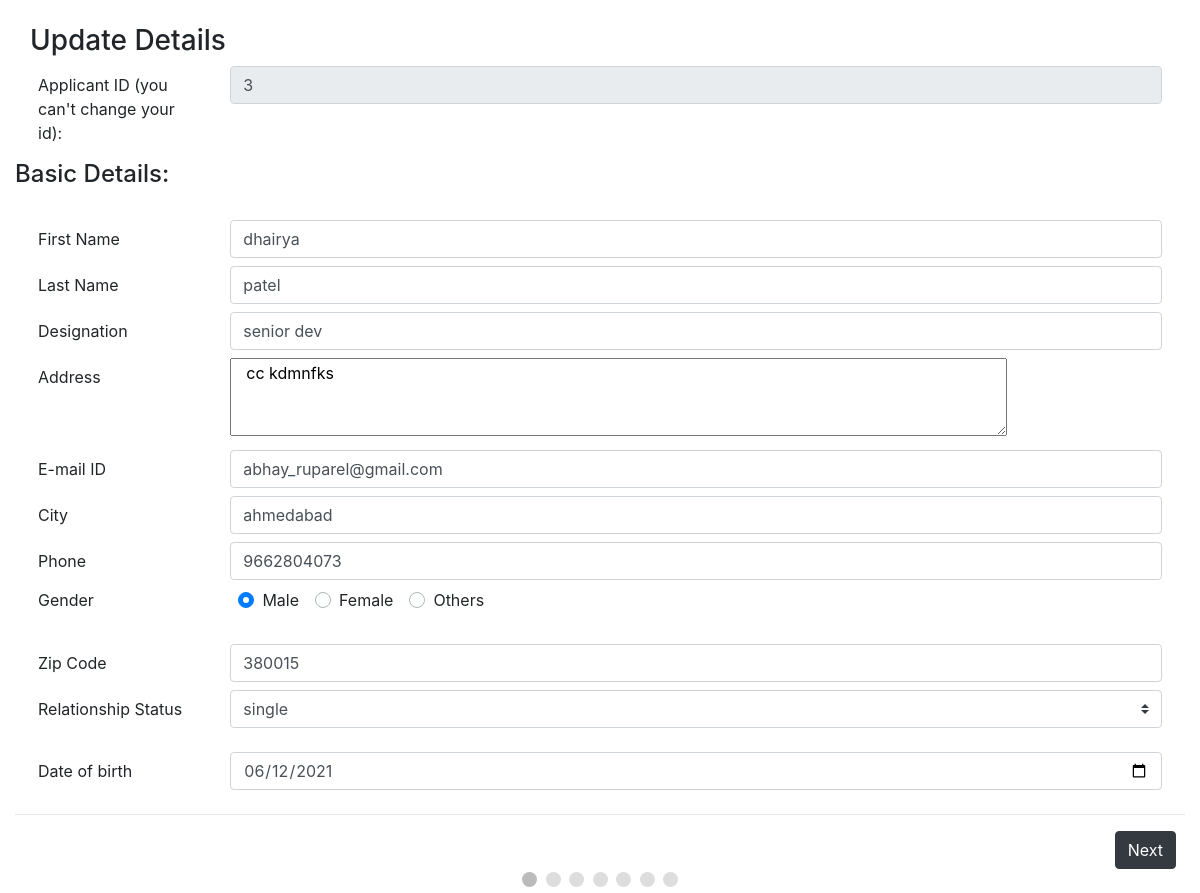
Screenshot of /editApplication/3 with the database file from the repository.
### jobform/models.py (models this page shows)
class JobApplication(models.Model):
    fname = models.CharField(max_length=200, blank=True)
    lname = models.CharField(max_length=200, blank=True)
    designation = models.CharField(max_length=200, blank=True)
    address = models.CharField(max_length=200, blank=True)
    mail = models.EmailField(max_length=254)
    city = models.CharField(max_length=200, blank=True)
    phone = models.CharField(max_length=200, blank=True)
    gender = models.CharField(max_length=200, blank=True)
    zip = models.CharField(max_length=200, blank=True)
    relation_status = models.CharField(max_length=200, blank=True)
    dob = models.CharField(max_length=200, null=True)
    ssc_board_name = models.CharField(max_length=200, blank=True)
    ssc_year = models.CharField(max_length=200, blank=True)
    ssc_score = models.CharField(max_length=200, blank=True)
    hsc_dip_board_name = models.CharField(max_length=200, blank=True)
    hsc_dip_year = models.CharField(max_length=200, blank=True)
    hsc_dip_score = models.CharField(max_length=200, blank=True)
    bachelor_course_name = models.CharField(max_length=200, blank=True)
    bachelor_uni_name = models.CharField(max_length=200, blank=True)
    bachelor_year = models.CharField(max_length=200, blank=True)
    bachelor_score = models.CharField(max_length=200, blank=True)
    master_course_name = models.CharField(max_length=200, blank=True)
    master_uni_name = models.CharField(max_length=200, blank=True)
    master_year = models.CharField(max_length=200, blank=True)
    master_score = models.CharField(max_length=200, blank=True)
    workexp_company1_name = models.CharField(max_length=200, blank=True)
    workexp_company1_designation = models.CharField(max_length=200, blank=True)
    workexp_company1_start_date = models.CharField(max_length=200, blank=True)
    workexp_company1_end_date = models.CharField(max_length=200, blank=True)
    workexp_company2_name = models.CharField(max_length=200, blank=True)
    workexp_company2_designation = models.CharField(max_length=200, blank=True)
    workexp_company2_start_date = models.CharField(max_length=200, blank=True)
    workexp_company2_end_date = models.CharField(max_length=200, blank=True)
    workexp_company3_name = models.CharField(max_length=200, blank=True)
    workexp_company3_designation = models.CharField(max_length=200, blank=True)
    workexp_company3_start_date = models.CharField(max_length=200, blank=True)
    workexp_company3_end_date = models.CharField(max_length=200, blank=True)
    Language1 = models.CharField(max_length=200, blank=True)
    Language1_read = models.CharField(max_length=200, blank=True)
    Language1_write = models.CharField(max_length=200, blank=True)
    Language1_speak = models.CharField(max_length=200, blank=True)
    Language2 = models.CharField(max_length=200, blank=True)
    Language2_read = models.CharField(max_length=200, blank=True)
    Language2_write = models.CharField(max_length=200, blank=True)
    Language2_speak = models.CharField(max_length=200, blank=True)
    Language3 = models.CharField(max_length=200, blank=True)
    Language3_Read = models.CharField(max_length=200, blank=True)
    Language3_Write = models.CharField(max_length=200, blank=True)
    Language3_Speak = models.CharField(max_length=200, blank=True)
    PHP = models.CharField(max_length=200, blank=True)
    beginnerPHP = models.CharField(max_length=200, blank=True)
    MideatorPHP = models.CharField(max_length=200, blank=True)
    ExpertPHP = models.CharField(max_length=200, blank=True)
    MYSQL = models.CharField(max_length=200, blank=True)
    BeginnerMYSQL = models.CharField(max_length=200, blank=True)
    MideatorMYSQL = models.CharField(max_length=200, blank=True)
    ExpertMYSQL = models.CharField(max_length=200, blank=True)
    Laravel = models.CharField(max_length=200, blank=True)
    BeginnerLaravel = models.CharField(max_length=200, blank=True)
    MideatorLaravel = models.CharField(max_length=200, blank=True)
    ExpertLaravel = models.CharField(max_length=200, blank=True)
    Oracle = models.CharField(max_length=200, blank=True)
    BeginnerOracle = models.CharField(max_length=200, blank=True)
    MideatorOracle = models.CharField(max_length=200, blank=True)
    ExpertOracle = models.CharField(max_length=200, blank=True)
    ref_name1 = models.CharField(max_length=200, blank=True)
    ref_contact1 = models.CharField(max_length=200, blank=True)
    ref_relation1 = models.CharField(max_length=200, blank=True)
    ref_name2 = models.CharField(max_length=200, blank=True)
    ref_contact2 = models.CharField(max_length=200, blank=True)
    ref_relation2 = models.CharField(max_length=200, blank=True)
    location1 = models.CharField(max_length=200, blank=True)
    location2 = models.CharField(max_length=200, blank=True)
    location3 = models.CharField(max_length=200, blank=True)
    noticeperiod = models.CharField(max_length=200, blank=True)
    expectedCTC = models.CharField(max_length=200, blank=True)
    currentCTC = models.CharField(max_length=200, blank=True)
    Department = models.CharField(max_length=200, null=True)
    date_submitted = models.DateTimeField(auto_now_add=True)
    class Meta:
        db_table = "Applications_master"

### jobform/views.py (the view)
# urls.py: path('editApplication/<int:id>', views.editApplication),
def editApplication(request, id):
    applications = JobApplication.objects.get(id=id)
    return render(request, 'editApplication.html', {'application': applications})

### jobform/templates/editApplication.html (shortened to what this page needs)
<!DOCTYPE html>
<html lang="en">
<head>
    <link rel="stylesheet" href="https://cdn.jsdelivr.net/npm/bootstrap@4.6.0/dist/css/bootstrap.min.css">
</head>
<body>
    <form method="POST" class="post-form" id="regForm" action="/updateApplication/{{application.id}}">
        <div class="container-fluid">
            <br>
            <div class="col-sm-10 h3 text-*-center">
                Update Details
            </div>
            <div class="tab">
                <div class="form-group row mb-2 mr-2 ml-2">
                    <label class="col-sm-2 col-form-label">Applicant ID (you can't change your id):</label>
                    <div class="col-sm-10">
                        <input type="text" class="form-control" name="id" id="id_eid" readonly value="{{ application.id }}" />
                    </div>
                </div>
                <fieldset>
                    <legend class="h4">Basic Details:</legend>
                    <br>
                    <div class="form-group row mb-2 mr-2 ml-2">
                        <label class="col-sm-2 col-form-label">First Name</label>
                        <div class="col-sm-10">
                            <input type="text" class="form-control" placeholder="First Name" name='fname' value="{{ application.fname }}">
                        </div>
                    </div>
                    <div class="form-group row mb-2 mr-2 ml-2">
                        <label class="col-sm-2 col-form-label">Last Name</label>
                        <div class="col-sm-10">
                            <input type="text" class="form-control" placeholder="Last Name" name='lname' value="{{ application.lname }}">
                        </div>
                    </div>
                    <div class="form-group row mb-2 mr-2 ml-2">
                        <label class="col-sm-2 col-form-label">Designation</label>
                        <div class="col-sm-10">
                            <input type="text" class="form-control" placeholder="Designation" name='designation' value="{{ application.designation }}">
                        </div>
                    </div>
                    <div class="form-group row mb-2 mr-2 ml-2">
                        <label for="exampleFormControlTextarea1" class="col-sm-2 col-form-label">Address</label>
                        <div class="col-sm-10">
                            <textarea class="col-sm-10" id="exampleFormControlTextarea1" rows="3" placeholder="Address" name='address'>{{ application.address }}</textarea>
                        </div>
                    </div>
                    <div class="form-group row mb-2 mr-2 ml-2">
                        <label class="col-sm-2 col-form-label">E-mail ID</label>
                        <div class="col-sm-10">
                            <input type="text" class="form-control" placeholder="abc@xyz.com" name='mail' value="{{ application.mail }}">
                        </div>
                    </div>
                    <div class="form-group row mb-2 mr-2 ml-2">
                        <label class="col-sm-2 col-form-label">City</label>
                        <div class="col-sm-10">
                            <input type="text" class="form-control" placeholder="City" name='city' value="{{ application.city }}">
                        </div>
                    </div>
                    <div class="form-group row mb-2 mr-2 ml-2">
                        <label class="col-sm-2 col-form-label">Phone</label>
                        <div class="col-sm-10">
                            <input type="text" class="form-control" placeholder="Phone number" name='phone' value="{{ application.phone }}">
                        </div>
                    </div>
                    <div class="row form-group row mb-2 mr-2 ml-2">
                        <span class="col-sm-2">Gender</span>
                        <div class="custom-control custom-radio custom-control-inline" style="margin-left: 2%;">
                            <label class="custom-control-label" for="Male">Male</label>
                        </div>
                        <div class="custom-control custom-radio custom-control-inline">
                            <label class="custom-control-label" for="Female">Female</label>
                        </div>
                        <div class="custom-control custom-radio custom-control-inline">
                            <label class="custom-control-label" for="Others">Others</label>
                        </div>
                    </div>
                    <br>
                    <div class="form-group row mb-2 mr-2 ml-2">
                        <label class="col-sm-2 col-form-label">Zip Code</label>
                        <div class="col-sm-10">
                            <input type="text" class="form-control" placeholder="zip code" name='zip' value="{{ application.zip }}">
                        </div>
                    </div>
                    <div class="form-group row mb-2 mr-2 ml-2">
                        <label class="col-sm-2 col-form-label">Relationship Status</label>
                        <div class="col-sm-10">
                            <select class="custom-select custom-select mb-3" name="relation_status">
                                <option value="single" {% if application.relation_status == 'single' %} selected {% endif %}>single</option>
                            </select>
                        </div>
                    </div>
                    <div class="form-group row mb-2 mr-2 ml-2">
                        <label class="col-sm-2 col-form-label">Date of birth</label>
                        <div class="col-sm-10">
                            <input type="date" class="form-control" name='dob' value="{{ application.dob }}">
                        </div>
                    </div>
                </fieldset>
            </div>
            <hr>
        </div>
        <div style="overflow:auto;">
            <div style="float:right;" class="pr-4">
                <button type="button" class="btn btn-dark" id="nextBtn" onclick="nextPrev(1)" style="box-shadow: none;">Next</button>
            </div>
        </div>
        <div style="text-align:center;">
            <span class="step"></span>
            <span class="step"></span>
            <span class="step"></span>
            <span class="step"></span>
            <span class="step"></span>
            <span class="step"></span>
            <span class="step"></span>
        </div>
    </form>
</body>
</html>

### jobform/templates/editApplication.html (style rules this page uses)
.tab { display: none; }
button { background-color: #04AA6D; color: #ffffff; border: none; padding: 0.625em 1.25em; cursor: pointer; }
.step { height: 0.9375em; width: 0.9375em; margin: 0 2px; background-color: #bbbbbb; border: none; border-radius: 50%; display: inline-block; opacity: 0.5; }
.step.active { opacity: 1; }

### rows the page displays
JobApplication: id "3", fname "dhairya", lname "patel", designation "senior dev", address "cc kdmnfks", mail "abhay_ruparel@gmail.com", city "ahmedabad", phone "9662804073", zip "380015", relation_status "single", dob "06/12/2021"
